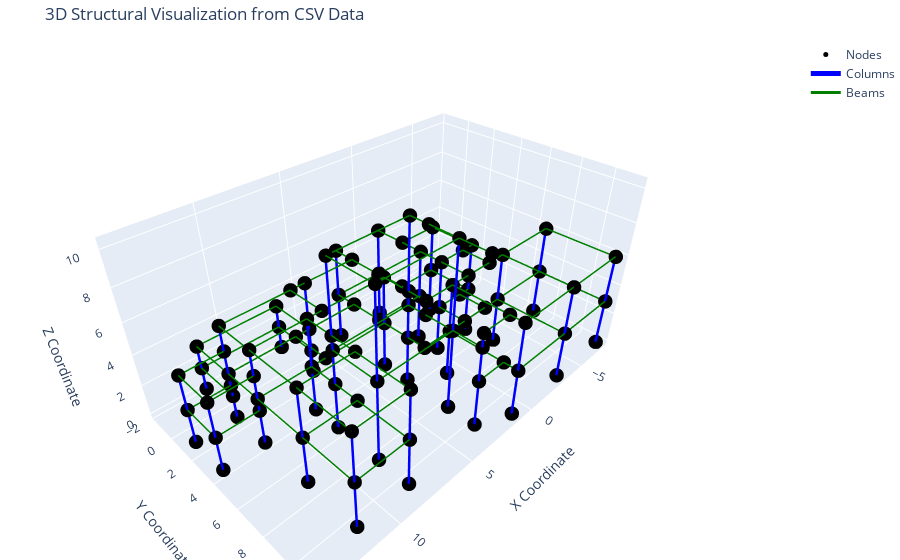

Notebook source saved alongside this figure:
### Code cell
#CSV VIEWER

import pandas as pd
import plotly.graph_objects as go
import os

# Define the ABSOLUTE path where CSVs were saved, as confirmed by your output.
CSV_SAVE_PATH = r"c:\Users\papad\Documents\GitHub\Octopusie\eleftheriaexperiment\structural_data"

# Construct full paths to the CSV files
nodes_csv_path = os.path.join(CSV_SAVE_PATH, "nodes.csv")
columns_csv_path = os.path.join(CSV_SAVE_PATH, "columns.csv")
beams_csv_path = os.path.join(CSV_SAVE_PATH, "beams.csv")

print(f"Attempting to load CSVs from: {os.path.abspath(CSV_SAVE_PATH)}")

# 1. Load the generated CSV files into pandas DataFrames
try:
    df_nodes_loaded = pd.read_csv(nodes_csv_path)
    df_columns_loaded = pd.read_csv(columns_csv_path)
    df_beams_loaded = pd.read_csv(beams_csv_path)
    print("✅ CSV files loaded successfully.")
except FileNotFoundError:
    print("Error: Make sure 'nodes.csv', 'columns.csv', and 'beams.csv' are in the specified path.")
    print(f"Expected paths:\n- Nodes: {nodes_csv_path}\n- Columns: {columns_csv_path}\n- Beams: {beams_csv_path}")
    print("Please ensure the data generation part of the code was run successfully and the directory exists.")
    exit() # Exit if files are not found

# Create a dictionary for quick node coordinate lookup by ID from the loaded data
node_lookup_loaded = df_nodes_loaded.set_index('ID')

# Prepare data for plotting lines (columns and beams)
column_plotly_lines_x, column_plotly_lines_y, column_plotly_lines_z = [], [], []
beam_plotly_lines_x, beam_plotly_lines_y, beam_plotly_lines_z = [], [], []

# Add Columns to line data
for index, row in df_columns_loaded.iterrows():
    p1 = node_lookup_loaded.loc[row['i_node'], ['X', 'Y', 'Z']]
    p2 = node_lookup_loaded.loc[row['j_node'], ['X', 'Y', 'Z']]
    column_plotly_lines_x.extend([p1['X'], p2['X'], None])
    column_plotly_lines_y.extend([p1['Y'], p2['Y'], None])
    column_plotly_lines_z.extend([p1['Z'], p2['Z'], None])

# Add Beams to line data
for index, row in df_beams_loaded.iterrows():
    p1 = node_lookup_loaded.loc[row['i_node'], ['X', 'Y', 'Z']]
    p2 = node_lookup_loaded.loc[row['j_node'], ['X', 'Y', 'Z']]
    beam_plotly_lines_x.extend([p1['X'], p2['X'], None])
    beam_plotly_lines_y.extend([p1['Y'], p2['Y'], None])
    beam_plotly_lines_z.extend([p1['Z'], p2['Z'], None])

# Create Plotly traces
trace_nodes = go.Scatter3d(
    x=df_nodes_loaded['X'],
    y=df_nodes_loaded['Y'],
    z=df_nodes_loaded['Z'],
    mode='markers',
    marker=dict(size=5, color='black'),
    name='Nodes',
    text=df_nodes_loaded['ID'], # Show node ID on hover
    hoverinfo='text'
)

trace_columns = go.Scatter3d(
    x=column_plotly_lines_x,
    y=column_plotly_lines_y,
    z=column_plotly_lines_z,
    mode='lines',
    line=dict(color='blue', width=5),
    name='Columns'
)

trace_beams = go.Scatter3d(
    x=beam_plotly_lines_x,
    y=beam_plotly_lines_y,
    z=beam_plotly_lines_z,
    mode='lines',
    line=dict(color='green', width=3),
    name='Beams'
)

# Create the Plotly figure
fig = go.Figure(data=[trace_nodes, trace_columns, trace_beams])

# Set layout properties
fig.update_layout(
    title='3D Structural Visualization from CSV Data',
    scene=dict(
        xaxis_title='X Coordinate',
        yaxis_title='Y Coordinate',
        zaxis_title='Z Coordinate',
        aspectmode='data' # Ensures equal scaling of axes
    ),
    margin=dict(l=0, r=0, b=0, t=40)
)

# Display the plot
fig.show()

### Figure 1 — Plotly figure (JSON) as saved in the notebook; plotly's stock layout.template omitted (floating-point values rounded to 4 significant figures; data arrays with more than 128 entries replaced by an {"elided": "..."} marker saying what was removed)
{"data": [{"hoverinfo": "text", "marker": {"color": "black", "size": 5}, "mode": "markers", "name": "Nodes", "text": ["N0", "N1", "N2", "N3", "N4", "N5", "N6", "N7", "N8", "N9", "N10", "N11", "N12", "N13", "N14", "N15", "N16", "N17", "N18", "N19", "N20", "N21", "N22", "N23", "N24", "N25", "N26", "N27", "N28", "N29", "N30", "N31", "N32", "N33", "N34", "N35", "N36", "N37", "N38", "N39", "N40", "N41", "N42", "N43", "N44", "N45", "N46", "N47", "N48", "N49", "N50", "N51", "N52", "N53", "N54", "N55", "N56", "N57", "N58", "N59", "N60", "N61", "N62", "N63", "N64", "N65", "N66", "N67", "N68", "N69", "N70", "N71", "N72", "N73", "N74", "N75", "N76", "N77", "N78", "N79", "N80", "N81", "N82", "N83", "N84", "N85", "N86", "N87", "N88", "N89", "N90", "N91", "N92", "N93", "N94", "N95", "N96", "N97", "N98", "N99", "N100", "N101", "N102", "N103", "N104", "N105", "N106", "N107", "N108", "N109", "N110", "N111", "N112", "N113", "N114", "N115", "N116", "N117", "N118", "N119", "N120", "N121", "N122", "N123", "N124"], "type": "scatter3d", "x": [8.351, 8.351, 8.351, 14.04, 14.04, 14.04, 6.521, 6.521, 6.521, 3.26, 3.26, 3.26, -2.951, -2.951, -2.951, 11.61, 11.61, 11.61, -7.171, -7.171, -7.171, -2.56, -2.56, -2.56, 8.351, 8.351, 8.351, 0.0, 0.0, 0.0, 0.0, 0.0, 0.0, 8.351, 8.351, 8.351, 11.61, 11.61, 11.61, 3.26, 3.26, 3.26, 3.26, 3.26, 3.26, 8.351, 8.351, 8.351, 11.61, 11.61, 11.61, 11.61, 11.61, 11.61, 14.04, 14.04, 14.04, 1.268, 1.268, 1.268, 0.0, 0.0, 0.0, 11.61, 11.61, 11.61, 3.26, 3.26, 3.26, 6.521, 6.521, 6.521, -2.951, -2.951, -2.951, -7.171, -7.171, -7.171, -2.56, -2.56, -2.56, 1.268, 1.268, 1.268, 3.26, 3.26, 3.26, 6.521, 8.351, 8.351, 3.26, 3.26, 0.0, 0.0, -1.779, -1.779, 3.26, 3.26, 3.26, 3.26, 7.436, 7.436, 7.436, 7.436, 3.26, 3.26, 3.26, 3.26, 11.61, 11.61, 8.351, 8.351, -1.779, 0.0, -1.779, 0.0, 11.61, 11.61, 1.268, 1.268, 11.61, 3.26, 3.26, 3.26, 3.26], "y": [8.65, 8.65, 8.65, 1.347, 1.347, 1.347, 1.347, 1.347, 1.347, 10.46, 10.46, 10.46, 6.842, 6.842, 6.842, 3.832, 3.832, 3.832, 11.35, 11.35, 11.35, 1.995, 1.995, 1.995, 10.67, 10.67, 10.67, 4.971, 4.971, 4.971, 3.421, 3.421, 3.421, 5.642, 5.642, 5.642, 1.347, 1.347, 1.347, 8.65, 8.65, 8.65, 3.832, 3.832, 3.832, 3.832, 3.832, 3.832, 7.252, 7.252, 7.252, -1.662, -1.662, -1.662, 3.832, 3.832, 3.832, 6.842, 6.842, 6.842, 0.0, 0.0, 0.0, 10.67, 10.67, 10.67, 0.0, 0.0, 0.0, -1.662, -1.662, -1.662, 11.35, 11.35, 11.35, 6.842, 6.842, 6.842, 4.971, 4.971, 4.971, 11.35, 11.35, 11.35, 5.642, 5.642, 5.642, 1.347, 7.252, 7.252, 1.347, 1.347, 1.995, 1.995, 4.971, 4.971, 3.832, 5.642, 3.832, 5.642, 1.347, 1.347, 3.832, 3.832, 3.421, 3.421, 6.842, 6.842, 1.347, 1.347, 5.642, 5.642, 6.842, 6.842, 6.842, 6.842, 3.832, 3.832, 10.46, 10.46, 1.347, 6.842, 10.46, 6.842, 10.46], "z": [0.0, 5.139, 10.28, 0.0, 2.224, 4.448, 0.0, 3.0, 6.0, 0.0, 3.0, 6.0, 0.0, 3.0, 6.0, 0.0, 3.0, 6.0, 0.0, 3.0, 6.0, 0.0, 3.0, 6.0, 0.0, 3.0, 6.0, 0.0, 3.0, 6.0, 0.0, 3.0, 6.0, 0.0, 5.139, 10.28, 0.0, 3.0, 6.0, 0.0, 5.139, 10.28, 0.0, 3.0, 6.0, 0.0, 3.0, 6.0, 0.0, 3.0, 6.0, 0.0, 1.5, 3.0, 0.0, 2.224, 4.448, 0.0, 3.0, 6.0, 0.0, 3.0, 6.0, 0.0, 3.0, 6.0, 0.0, 3.0, 6.0, 0.0, 1.5, 3.0, 0.0, 3.0, 6.0, 0.0, 3.0, 6.0, 0.0, 3.0, 6.0, 0.0, 3.0, 6.0, 0.0, 5.139, 10.28, 1.5, 3.0, 6.0, 3.0, 6.0, 3.0, 6.0, 3.0, 6.0, 3.0, 3.0, 6.0, 6.0, 3.0, 6.0, 3.0, 6.0, 3.0, 6.0, 3.0, 6.0, 2.224, 4.448, 3.0, 6.0, 3.0, 3.0, 6.0, 6.0, 2.224, 4.448, 3.0, 6.0, 1.5, 5.139, 5.139, 10.28, 10.28]}, {"line": {"color": "blue", "width": 5}, "mode": "lines", "name": "Columns", "type": "scatter3d", "x": {"elided": "174 float values"}, "y": {"elided": "174 float values"}, "z": {"elided": "174 float values"}}, {"line": {"color": "green", "width": 3}, "mode": "lines", "name": "Beams", "type": "scatter3d", "x": {"elided": "324 float values"}, "y": {"elided": "324 float values"}, "z": {"elided": "324 float values"}}], "layout": {"margin": {"b": 0, "l": 0, "r": 0, "t": 40}, "scene": {"aspectmode": "data", "xaxis": {"title": {"text": "X Coordinate"}}, "yaxis": {"title": {"text": "Y Coordinate"}}, "zaxis": {"title": {"text": "Z Coordinate"}}}, "title": {"text": "3D Structural Visualization from CSV Data"}}}
